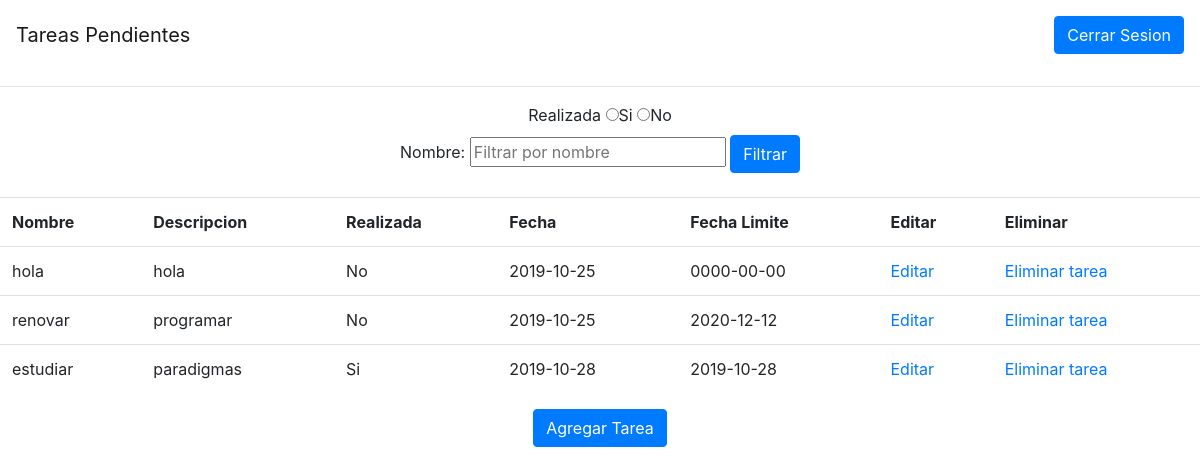
The page /listadoLinkeado.php (signed in) on the database its author committed.
### listadoLinkeado.php (the view, shortened to what this page needs)
<?php
	$realizada="";
	$nombre="";
	$conexion = mysqli_connect("localhost", "root", "", "todo");
	$sql = "SELECT * FROM `tareas-pendientes` WHERE nombre LIKE '%$nombre%' AND realizada LIKE '%$realizada%' AND asignadoa = '$_SESSION[id]'";
	$respuesta_consulta = mysqli_query($conexion, $sql);
?>
<!DOCTYPE html>
<html>
<head>
	<link rel="stylesheet" href="https://stackpath.bootstrapcdn.com/bootstrap/4.3.1/css/bootstrap.min.css">
</head>
<body>
	<nav class = "navbar navbar-light">
		<a href = "listadoLinkeado.php" class= "navbar-brand">Tareas Pendientes</a>
			<span class="navbar-text">
				<a href="logout.php" class ="btn btn-primary">
					<span style="color:white;">Cerrar Sesion</span>
				</a>
			</span>
	</nav>
	<hr>
	<form method="get" align = "center">
			<label>Realizada</label>
 			<input type="radio" name="realizada" value = 1>Si
 			<input type="radio" name="realizada" value = 0>No
 			<br>
 			<label>  Nombre: </label>
			<input type="text" name="nombre" placeholder="Filtrar por nombre" value = "<?php echo $nombre; ?>">
 		<button class = "btn btn-primary" type="submit">  Filtrar</button><br><br>
  	</form>
	  	<table class = "table" align = "center">
				<tr>
				<th>Nombre</th>
				<th>Descripcion</th>
				<th>Realizada</th>
				<th>Fecha</th>
				<th>Fecha Limite</th>
				<th>Editar</th>
				<th>Eliminar</th>
			</tr>
		<?php
			while($vector = mysqli_fetch_array($respuesta_consulta)){
			$nombre = $vector["nombre"];
			$descripcion = $vector["descripcion"];
			$fecha = $vector["fecha"];
			$realizada = $vector["realizada"];
			$fechalimite = $vector["fechalimite"];
			echo "<tr>";
			echo "<td>$nombre</td>";
			echo "<td>$descripcion</td>";
			echo "<td>";
			if($realizada){
				echo "Si";
			}else{
				echo "No";
				 }
			echo "</td>";
			echo "<td>$fecha</td>";
			echo "<td>$fechalimite</td>";
			echo "<td>";
			echo "<a href ='editar.php?id=$vector[id]&nombre=$nombre'>Editar</a>";
			echo "</td>";
			echo "<td>";
			echo "<a href ='eliminar.php?id=$vector[id]'>Eliminar tarea</a>";
			echo "</td>";
			echo "</tr>";
			}
		?>
	</table>
	<form method="get" action="agregarTareas.php" align = "center">
				<button class ="btn btn-primary" type="submit">Agregar Tarea</button>
	</form><br>
</body>
</html>

### rows shown on the page
tareas-pendientes: nombre "hola", descripcion "hola", realizada "No", fecha "2019-10-25", fechalimite "0000-00-00"
tareas-pendientes: nombre "renovar", descripcion "programar", realizada "No", fecha "2019-10-25", fechalimite "2020-12-12"
tareas-pendientes: nombre "estudiar", descripcion "paradigmas", realizada "Si", fecha "2019-10-28", fechalimite "2019-10-28"
